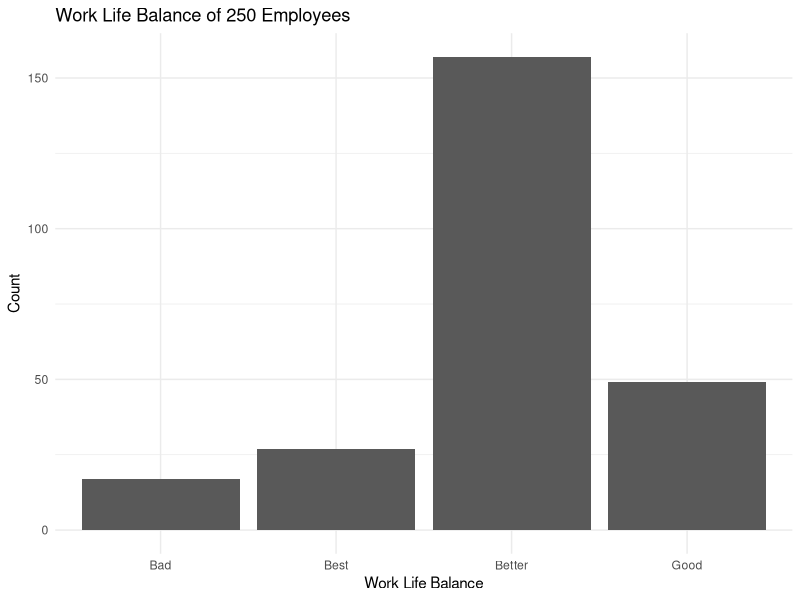
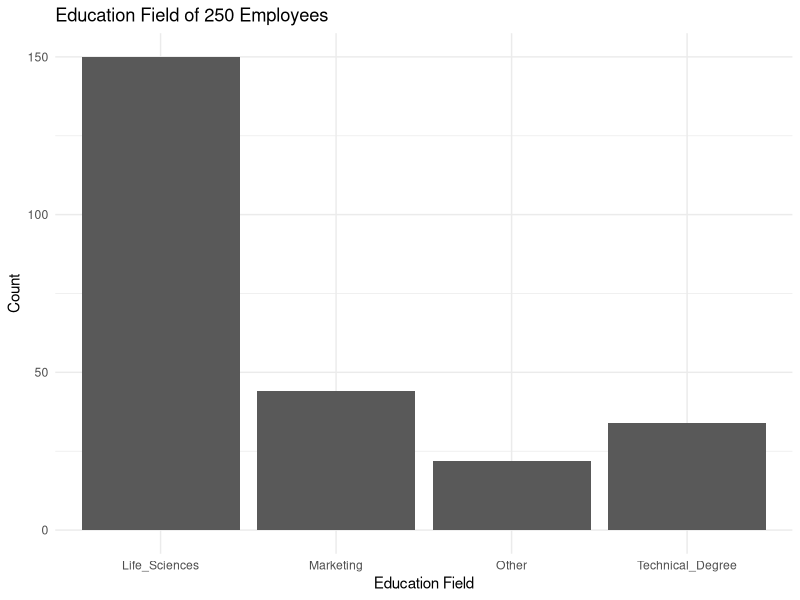

Reproduce these figures in R, in order.
## ---- chunk 1
#| label: setup
#| message: false

library(tidyverse)
library(readxl)

at_small <-read.csv("attrition_small.csv")
## ---- chunk 2
#| label: work life balance visual
#| fig-alt: a bar chart showing the work life balance of employees

at_small %>% 
  ggplot(aes(x = WorkLifeBalance)) +
  geom_bar() + 
  theme_minimal() +
  labs(x = "Work Life Balance", 
       y = "Count", 
       title = "Work Life Balance of 250 Employees")

## ---- chunk 3
#| label: work life chi squared

obs <- table(at_small$WorkLifeBalance)
h_null <- c(0.05, 0.1, 0.65, 0.2 )

chisq.test(obs, 
           p = h_null)
## ---- chunk 4
#| label:  edu visual
#| fig-alt: a bar chart showing the education field of employees

at_small %>% 
  ggplot(aes(x = EducationField)) +
  geom_bar() + 
  theme_minimal() +
  labs(x = "Education Field", 
       y = "Count", 
       title = "Education Field of 250 Employees")

## ---- chunk 5
#| label: edu chi squared

obs_edu <- table(at_small$EducationField)
h_null_edu <- c(0.55, 0.20, 0.05, 0.2)

chisq.test(obs_edu, 
           p = h_null_edu)

